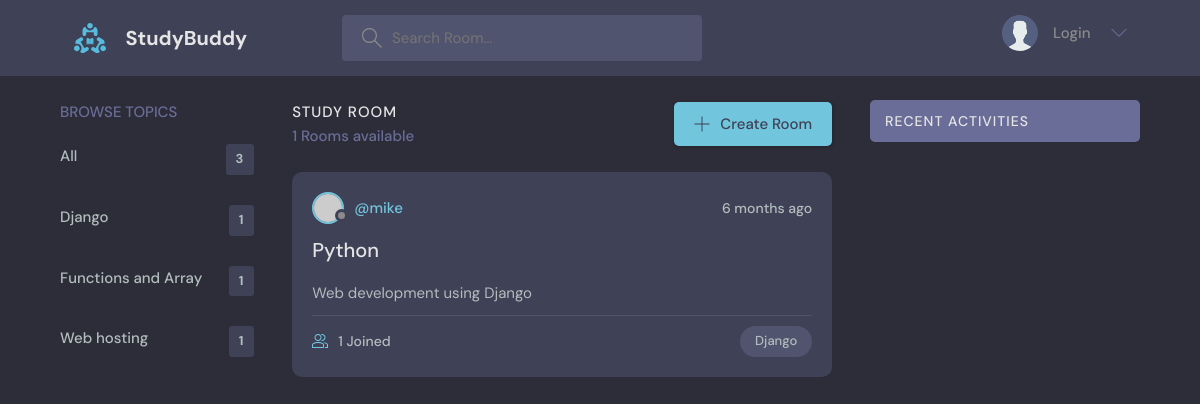
Screenshot of /?q=Django with the database file from the repository.
### base/models.py (models this page shows, shortened)
class Topic(models.Model):
    name = models.CharField(max_length=150)

class Room(models.Model):
    host = models.ForeignKey(User, on_delete=models.SET_NULL, null=True)
    topic = models.ForeignKey(Topic, on_delete=models.SET_NULL, null=True)
    name = models.CharField(max_length=200, null=True)
    description = models.TextField(null=True, blank=True)
    participants = models.ManyToManyField(
        User, related_name='participants', blank=True)
    updated = models.DateTimeField(auto_now=True)
    created = models.DateTimeField(auto_now_add=True)
    class Meta:
        ordering = ['-updated', '-created']

### base/views.py (the view)
# urls.py: path('', views.home, name="home"),
def home(request):
    q = request.GET.get('q') if request.GET.get('q') != None else ''
    rooms = Room.objects.filter(
        Q(topic__name__icontains=q) | Q(name__icontains=q))
    topics = Topic.objects.all()
    room_count = rooms.count()
    room_messages = Message.objects.filter(Q(room__topic__name__icontains=q))
    context = {'rooms': rooms, 'topics': topics,
               'room_count': room_count, 'room_messages': room_messages}
    return render(request, 'base/home.html', context)

### base/templates/base/home.html (shortened to what this page needs)
{% extends 'main.html'%}
{% block content %}
<main class="layout layout--3">
    <div class="container">
        <div>
            {% include 'base/topics_component.html' %}
        </div>
        <div>
            <div class="roomList__header">
                <div>
                    <h2>Study Room</h2>
                    <p>{{room_count}} Rooms available</p>
                </div>
                <a class="btn btn--main" href="{% url 'create-room' %}">
                    <svg version="1.1" xmlns="http://www.w3.org/2000/svg" width="32" height="32" viewBox="0 0 32 32">
                        <title>add</title>
                        <path
                            d="M16.943
                            0.943h-1.885v14.115h-14.115v1.885h14.115v14.115h1.885v-14.115h14.115v-1.885h-14.115v-14.115z">
                        </path>
                    </svg>
                    Create Room
                </a>
            </div>
            {% include 'base/feed_component.html' %}
        </div>
        <div>
            {% include 'base/activity_component.html' %}
        </div>
    </div>
</main>
{% endblock content %}

### base/templates/base/topics_component.html
<div class="topics">
    <div class="topics__header">
        <h2>Browse Topics</h2>
    </div>
    <ul class="topics__list">
        <li>
            <a href="{% url 'home' %}">All<span>{{topics.count}}</span></a>
        </li>
        {% for topic in topics %}
        <li>
            <a href="{% url 'home' %}?q={{ topic.name }}">{{topic.name}}<span>{{topic.room_set.all.count}}</span></a>
        </li>
        {% endfor %}
    </ul>
</div>

### base/templates/base/feed_component.html (shortened to what this page needs)
<div class="roomList">
    {% for i in rooms %}
    <div class="roomListRoom">
        <div class="roomListRoom__header">
            <a href="{% url 'user-profile' i.host.id %}" class="roomListRoom__author">
                <div class="avatar avatar--small">
                    <img src="https://randomuser.me/api/portraits/women/11.jpg" />
                </div>
                <span>@{{i.host.username}}</span>
            </a>
            <div class="roomListRoom__actions">
                <span>{{i.created|timesince}} ago</span>
            </div>
        </div>
        <div class="roomListRoom__content">
            <a href="{% url 'room' i.id%}">{{i.name}}</a>
            <p>
                {{i.description}}
            </p>
        </div>
        <div class="roomListRoom__meta">
            <a href="{% url 'room' i.id%}" class="roomListRoom__joined">
                {{i.participants.all.count}} Joined
            </a>
            <p class="roomListRoom__topic">{{i.topic.name}}</p>
        </div>
    </div>
    {% endfor %}
</div>

### base/static/css/style.css (style rules this page uses)
:root { --color-main: #71c6dd; --color-main-light: #e1f6fb; --color-dark: #3f4156; --color-dark-medium: #51546e; --color-dark-light: #696d97; --color-light: #e5e5e5; --color-gray: #8b8b8b; --color-light-gray: #b2bdbd; --color-bg: #2d2d39; --color-success: #5dd693; --color-error: #fc4b0b; }
* { font-family: "DM Sans", -apple-system, BlinkMacSystemFont, "Segoe UI", Roboto, Oxygen, Ubuntu, Cantarell, "Open Sans", "Helvetica Neue", sans-serif; margin: 0; padding: 0; box-sizing: border-box; text-rendering: optimizeLegibility; font-size: inherit; }
html { font-size: 56.25%; }
@media only screen and (min-width: 1200px) { html { font-size: 62.5%; } }
body { line-height: 1.6; font-weight: 400; font-size: 1.5rem; color: var(--color-light-gray); background-color: var(--color-bg); min-height: 100vh; }
img { width: 100%; }
a { display: inline-block; color: var(--color-main); text-decoration: none; }
.container { max-width: 120rem; width: 90%; margin: auto; }
.btn { background-color: transparent; border: none; display: inline-flex; align-items: center; gap: 1rem; cursor: pointer; transition: all ease-in-out 0.3s; padding: 1rem 2rem; border-radius: 5px; box-shadow: 1px 1px 3px 1px rgba(0, 0, 0, 0.15); font-weight: 500; }
.btn--main { background-color: var(--color-main); color: var(--color-dark); }
.btn > svg { fill: currentColor; width: 1.6rem; height: 1.6rem; }
.avatar { position: relative; display: inline-block; border-radius: 50%; border: 2px solid var(--color-main); }
.avatar img { display: block; border-radius: 50%; object-fit: cover; object-position: center; }
.avatar::after { content: ""; display: block; position: absolute; background-color: var(--color-gray); z-index: 111; border-radius: 50%; border: 0.3rem solid var(--color-dark); }
.avatar.avatar--small img { width: 2.8rem; height: 2.8rem; }
.avatar.avatar--small:after { width: 0.7rem; height: 0.7rem; bottom: 0px; right: -6px; }
.layout { margin-top: 2.4rem; }
.layout > .container { display: flex; justify-content: space-between; align-items: flex-start; }
.layout--3 > .container > div:first-child { flex-basis: 18%; max-width: 22.5rem; }
.layout--3 > .container > div:nth-child(2) { flex-basis: 50%; }
.layout--3 > .container > div:last-child { flex-basis: 25%; }
.topics__header { margin-bottom: 2rem; }
.topics__header h2 { text-transform: uppercase; font-weight: 500; color: var(--color-dark-light); }
.topics__list { list-style: none; }
.topics__list li a { display: flex; justify-content: space-between; margin-bottom: 3rem; font-weight: 500; color: var(--color-light-gray); transition: all 0.3s ease-in-out; }
.topics__list li a span { padding: 0.5rem 1rem; background-color: var(--color-dark); border-radius: 3px; font-size: 1.3rem; font-weight: 700; letter-spacing: 1px; }
.roomList__header { display: flex; justify-content: space-between; align-items: center; margin-bottom: 2.4rem; }
.roomList__header h2 { text-transform: uppercase; font-weight: 500; color: var(--color-light); letter-spacing: 1px; }
.roomList__header p { font-weight: 500; color: var(--color-dark-light); }
.roomListRoom { margin-bottom: 2.4rem; background-color: var(--color-dark); border-radius: 1rem; padding: 2rem; }
.roomListRoom__header { display: flex; justify-content: space-between; align-items: center; }
.roomListRoom__author { font-weight: 500; display: flex; align-items: center; gap: 1rem; }
.roomListRoom__actions { display: flex; align-items: flex-start; gap: 1rem; position: relative; }
.roomListRoom__actions span { font-size: 1.4rem; font-weight: 500; }
.roomListRoom__content { margin: 1rem 0; }
.roomListRoom__content a { font-size: 2rem; font-weight: 500; margin-bottom: 1.5rem; color: var(--color-light); transition: all 0.3s ease-in-out; }
.roomListRoom__meta { border-top: 1px solid var(--color-dark-medium); padding-top: 1rem; display: flex; align-items: center; justify-content: space-between; }
.roomListRoom__joined { color: var(--color-light-gray); display: flex; align-items: center; gap: 1rem; font-size: 1.4rem; font-weight: 500; }
.roomListRoom__joined svg { fill: var(--color-main); width: 1.6rem; height: 1.6rem; }
.roomListRoom__topic { padding: 5px 1.5rem; background-color: var(--color-dark-medium); border-radius: 5rem; font-weight: 500; font-size: 1.3rem; }

### rows the page displays
Topic: name "Django", room_set.all.count "1"
Topic: name "Functions and Array", room_set.all.count "1"
Topic: name "Web hosting", room_set.all.count "1"
Room: host.username "mike", created "6 months", name "Python", description "Web development using Django", participants.all.count "1", topic.name "Django"

### other values shown
{{ topics.count }} "3"
{{ room_count }} "1"
